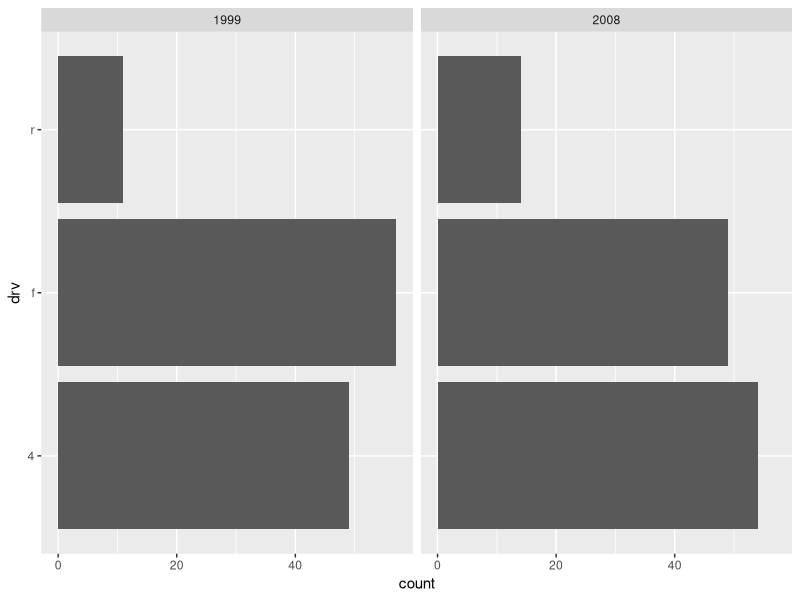

Generate this figure with R:
# r2py crawler metadata
# package: ggplot2
# source_type: vignette
# topic: ggplot2-in-packages_s9
# source_file: C:\Users\bened\AppData\Local\R\win-library\4.5\ggplot2\doc\ggplot2-in-packages.R
# lines: 9

suppressPackageStartupMessages(library(ggplot2))
#| eval: !expr (packageVersion("rlang") >= "0.3.4.9003")
col_summary <- function(df, col, by) {
  ggplot(df) + 
    geom_bar(aes(y = {{ col }})) + 
    facet_wrap(vars({{ by }}))
}

col_summary(mpg, drv, year)
